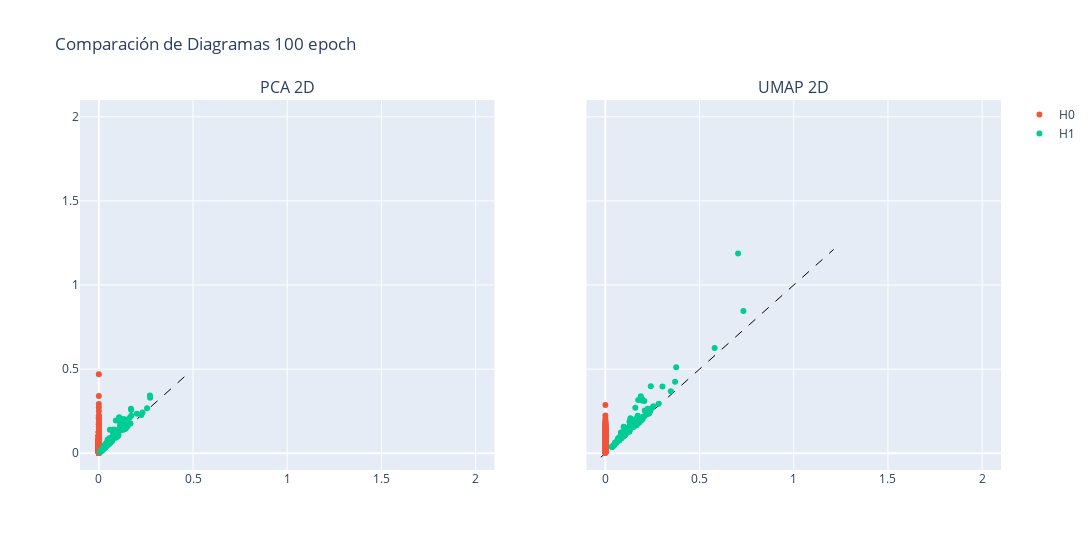

Here is the notebook cell this chart was saved with:
### Code cell
# Crear una figura con dos subplots, asegurando que el aspecto de la cuadrícula sea cuadrado
fig = make_subplots(rows=1, cols=2, subplot_titles=["PCA 2D", "UMAP 2D"], 
                    shared_yaxes=True, shared_xaxes=True)

# Definir un mapeo de colores para cada dimensión (cambia los colores como desees)
dimension_colors = {
    'H0': '#EF553B',
    'H1': '#00CC96'
}

# Generar el primer gráfico
fig1 = plot_diagram(diagrams_pca2d[0])
for trace in fig1['data']:
    # Asignar un color basado en la etiqueta del 'trace'
    trace_name = trace.name
    if trace_name in dimension_colors:
        trace.marker.color = dimension_colors[trace_name]
    fig.add_trace(trace, row=1, col=1)

# Generar el segundo gráfico con los mismos colores
fig2 = plot_diagram(diagrams_umap2d[0])
for trace in fig2['data']:
    trace_name = trace.name
    if trace_name in dimension_colors:
        trace.marker.color = dimension_colors[trace_name]
    trace.showlegend = False  # Desactivar la leyenda para el segundo gráfico
    fig.add_trace(trace, row=1, col=2)

# Ajustar el tamaño de la figura para mantener el aspecto 1:1
fig.update_layout(
    width=1100, 
    height=550,
    title_text=f"Comparación de Diagramas {num_epochs} epoch",
    showlegend=True
)

fig.update_xaxes(
    range=[-0.1,2.1],
)

fig.update_yaxes(
    range=[-0.1,2.1],
)

# Mostrar el gráfico
fig.show()
